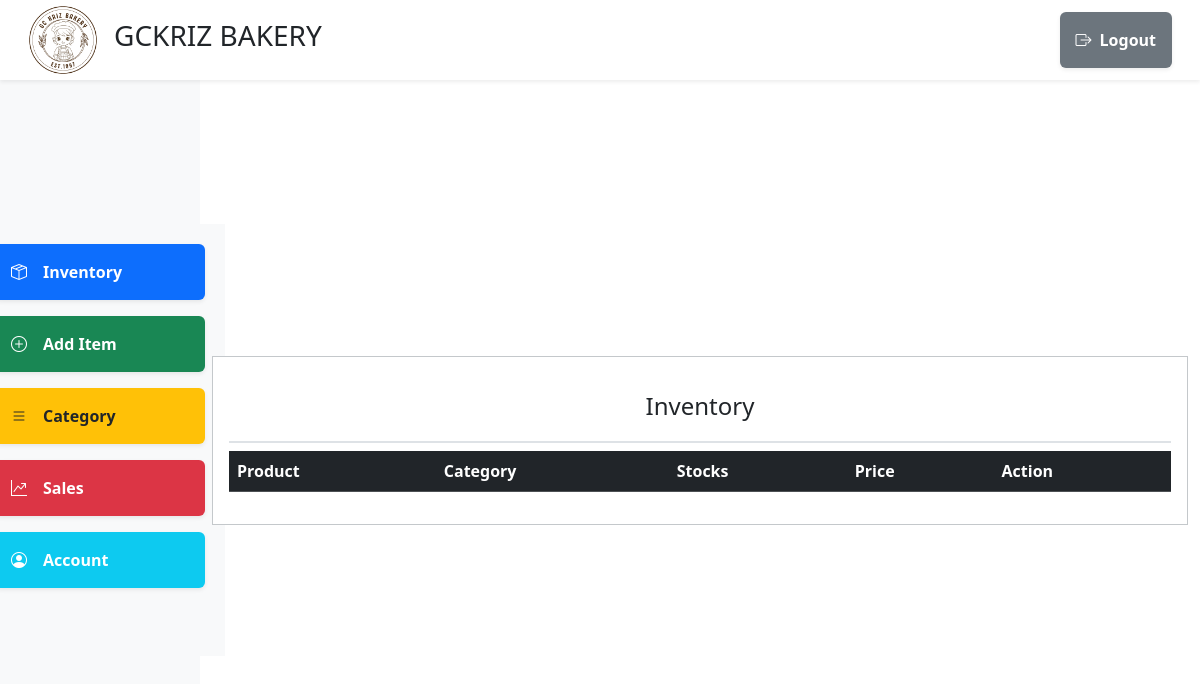
The app's page /admin/admin_inventory.php, older data.
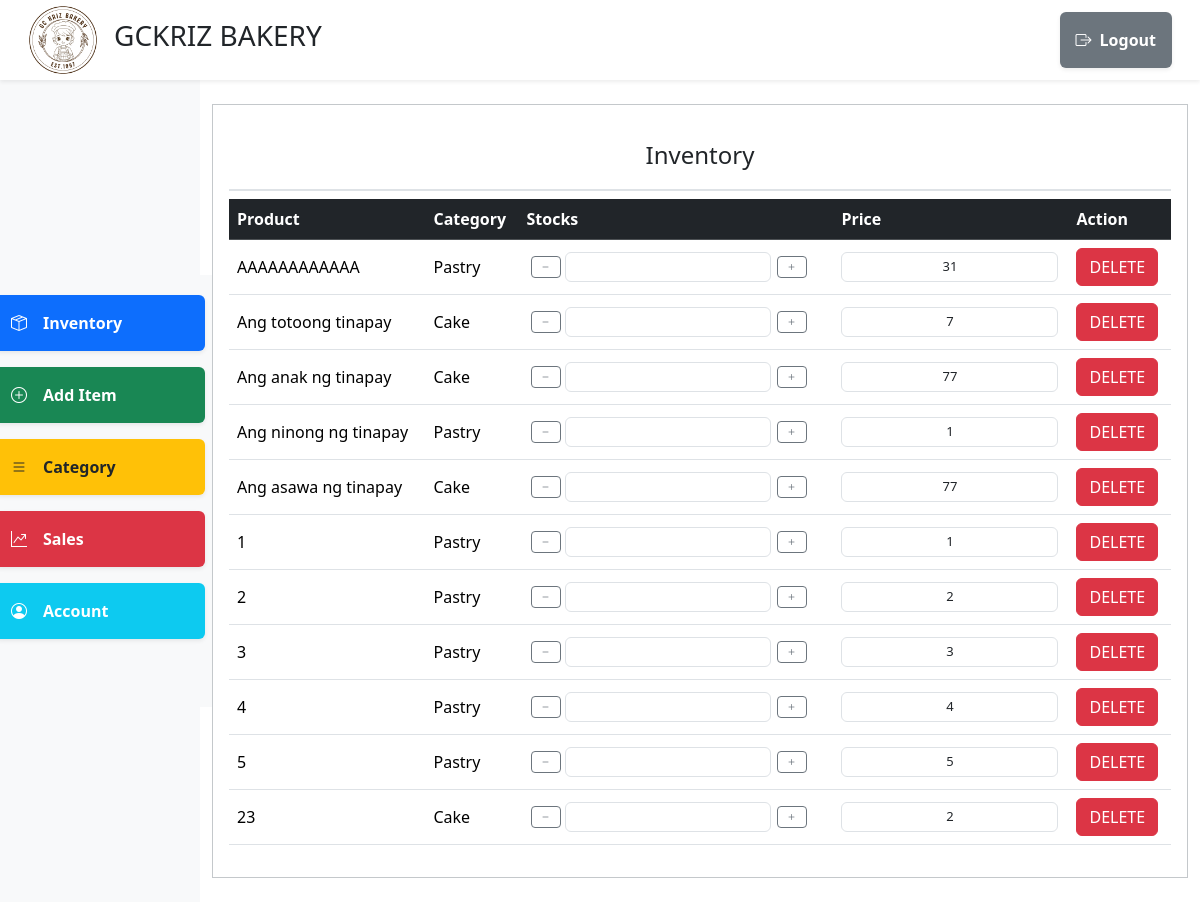
The same page, newer data.
### tables this page shows
CREATE TABLE `products` (
  `productID` int NOT NULL,
  `productName` varchar(50) DEFAULT NULL,
  `categoryID` int DEFAULT NULL,
  `productStocks` int DEFAULT NULL,
  `productPrice` double DEFAULT NULL
);

CREATE TABLE `categories` (
  `categoryID` int NOT NULL,
  `categoryName` varchar(250) DEFAULT NULL
);

### model/product.php (called while the page is built, shortened)
<?php
require_once __DIR__.'/../_init.php';
class Product{
    public static function getAll(){
        global $connection;
        $sql_command = "
        SELECT
            products.productID,
            products.productName,
            categories.categoryName,
            products.categoryID,
            products.productStocks,
            products.productPrice
        FROM products
        INNER JOIN
            categories
        ON
            products.categoryID = categories.categoryID";
        $stmt = $connection->prepare($sql_command);
        $stmt->execute();
        $result = $stmt->get_result();
        $data = $result->fetch_all(MYSQLI_ASSOC);
        return $data;
    }
}

### admin/admin_inventory.php (the view, shortened to what this page needs)
<?php
require "../_init.php";
$Products = new Product();
?>
<!DOCTYPE html>
<html lang="en">
<head>
    <?php admin_css()?>
</head>
<body>
    <?php require "../template/nav.php";  ?>
    <div class="container-fluid full-vh-vw">
    <div class="row h-100">
      <div class="col-2 bg-light d-flex align-items-center justify-content-center">
        <?php require "../template/side_nav.php"; ?>
      </div>
      <div class="col-10 d-flex flex-column align-items-center justify-content-center">
        <div class="col-12 d-flex flex-column align-items-center justify-content-start border border-secondary bg-white border-secondary-subtle p-3 m-4 ">
             <div class="d-flex justify-content-center align-items-center w-100 mb-2 border-bottom border-2 border-subtle" style="height: 70px">
                 <h4 class="mb-0 text-center">Inventory</h4>
             </div>
                 <table class="table table-responsive table-hover">
                     <thead class="table-dark align-middle ">
                         <tr>
                             <th scope="col">Product</th>
                             <th scope="col">Category</th>
                             <th scope="col">Stocks</th>
                             <th scope="col">Price</th>
                             <th scope="col">Action</th>
                         </tr>
                     </thead>
                         <tbody>
                             <?php foreach($Products->getAll() as $product) : ?>
                                 <tr class="align-middle">
                                     <td><?= $product["productName"]?></td>
                                     <td><?= $product["categoryName"]?></td>
                                    <td style="font-size: small;">
                                        <div class="d-flex align-items-center">
                                            <form action="../controller/product_controller.php?action=subtract-quantity" method="POST">
                                                <button type="submit" class="btn btn-outline-secondary btn-sm mx-1" style="font-size: 0.75rem; line-height: 1;"> <i class="bi bi-dash"></i> </button>
                                            </form>
                                            <form action="../controller/product_controller.php?action=update-quantity" method="POST" class="d-flex justify-content-center align-items-center p-0">
                                                <input type="text" name="productQuantity" class="form-control text-center p-1" value="<?= $cart['productQuantity'] ?>" style="font-size: small;">
                                            </form>
                                            <form action="../controller/product_controller.php?action=add-quantity" method="POST">
                                                    <button type="submit" class="btn btn-outline-secondary btn-sm mx-1" style="font-size: 0.75rem; line-height: 1;"> <i class="bi bi-plus"></i>
                                                </button>
                                            </form>
                                        </div>
                                    </td>
                                     <td>
                                     <form action="../controller/product_controller.php?action=update-quantity" method="POST" class="d-flex justify-content-center align-items-center p-0">
                                                <input type="text" name="productQuantity" class="form-control text-center p-1" value="<?= $product["productPrice"]?>" style="font-size: small;">
                                            </form>
                                    </td>
                                     <td>
                                         <form action="../controller/product_controller.php?action=add-item" method="POST">
                                             <button type="submit" name="submit" class="btn btn-danger">DELETE</button>
                                         </form>
                                     </td>
                                 </tr>
                             <?php endforeach;?>
                         </tbody>
                 </table>
             </div>
      </div>
    </div>
    </div>
</body>
</html>

### _init.php (shortened to what this page needs)
<?php
require_once '_guards.php';
require_once(__DIR__ . '/model/product.php');
    try{
        $connection = new mysqli
        (
            DB_HOST,
            DB_USERNAME,
            DB_PASSWORD,
            DB_DATABASE
        );
        return $connection;
    } catch (Exception $e){
            header('Content-type: text/plain');
            die("
            Error: May problim sa imong database
            Reason: {$e->getMessage()}
            Note:
                - Try to open config.php and check if the MySQL is configured correctly.
                - Make sure that the MySQL server is running.
            ");
        }
function admin_css(){
    echo '
    <link rel="stylesheet" href="../css/admin.css">
    <link rel="stylesheet" href="../css/bootstrap.min.css">
    <link rel="stylesheet" href="https://cdnjs.cloudflare.com/ajax/libs/bootstrap-icons/1.5.0/font/bootstrap-icons.min.css">
    ';
};

### template/nav.php
<?php
require_once '../_init.php';
echo "
<nav class='navbar d-flex justify-content-between align-items-between navbar-expand-lg bg-white navbar-light shadow-sm navbar-custom nav-height p-3'>
    <div class='container-fluid d-flex justify-content-between align-items-center'>
        <div class='d-flex justify-content-center align-items-center'>
            <img src='../assets/GC KRIZ BAKERY.png' width='70' height='70' class='d-inline-block' alt='Logo'>
            <h3 class='ms-3'>GCKRIZ BAKERY</h3>
        </div>
        <a href='../controller/user_controller.php?action=logout' class='nav-links-item d-flex align-items-center p-3 bg-secondary text-white rounded shadow-sm'>
            <i class='bi bi-box-arrow-right me-2'></i>
            <span class='fw-bold'>Logout</span>
        </a>
    </div>
</nav>
";

### template/side_nav.php
<?php
require_once '../_init.php';
echo '
<aside>
  <div class="nav-links">
    <a href="admin_inventory.php" class="nav-links-item d-flex align-items-center p-3 mb-3 bg-primary text-white rounded shadow-sm">
      <i class="bi bi-box-seam me-3"></i>
      <span class="fw-bold">Inventory</span>
    </a>
    <a href="admin_add_item.php" class="nav-links-item d-flex align-items-center p-3 mb-3 bg-success text-white rounded shadow-sm">
      <i class="bi bi-plus-circle me-3"></i>
      <span class="fw-bold">Add Item</span>
    </a>
    <a href="admin_category.php" class="nav-links-item d-flex align-items-center p-3 mb-3 bg-warning text-dark rounded shadow-sm">
      <i class="bi bi-list me-3"></i>
      <span class="fw-bold">Category</span>
    </a>
    <a href="admin_sales.php" class="nav-links-item d-flex align-items-center p-3 mb-3 bg-danger text-white rounded shadow-sm">
      <i class="bi bi-graph-up me-3"></i>
      <span class="fw-bold">Sales</span>
    </a>
    <a href="admin_accounts.php" class="nav-links-item d-flex align-items-center p-3 mb-3 bg-info text-white rounded shadow-sm mb-sm-5">
      <i class="bi bi-person-circle me-3"></i>
      <span class="fw-bold">Account</span>
    </a>
  </div>
</aside>
';

### css/admin.css (style rules this page uses)
.nav-height { height: 10vh; }
.nav-links { justify-self: center; width: 250px; background-color: #f8f9fa; padding: 20px; }
.nav-links-item { display: flex; align-items: center; padding: 10px; color: #000; text-decoration: none; }
.full-vh-vw { height: 90vh; width: 100vw; }

Row changes from the older to the newer data that the page shows:
added products: productName "AAAAAAAAAAAA", categoryID.categoryName "Pastry", productQuantity "31"
added products: productName "Ang totoong tinapay", categoryID.categoryName "Cake", productQuantity "7"
added products: productName "Ang anak ng tinapay", categoryID.categoryName "Cake", productQuantity "77"
added products: productName "Ang ninong ng tinapay", categoryID.categoryName "Pastry", productQuantity "1"
added products: productName "Ang asawa ng tinapay", categoryID.categoryName "Cake", productQuantity "77"
added products: productName "1", categoryID.categoryName "Pastry", productQuantity "1"
added products: productName "2", categoryID.categoryName "Pastry", productQuantity "2"
added products: productName "3", categoryID.categoryName "Pastry", productQuantity "3"
added products: productName "4", categoryID.categoryName "Pastry", productQuantity "4"
added products: productName "5", categoryID.categoryName "Pastry", productQuantity "5"
added products: productName "23", categoryID.categoryName "Cake", productQuantity "2"
